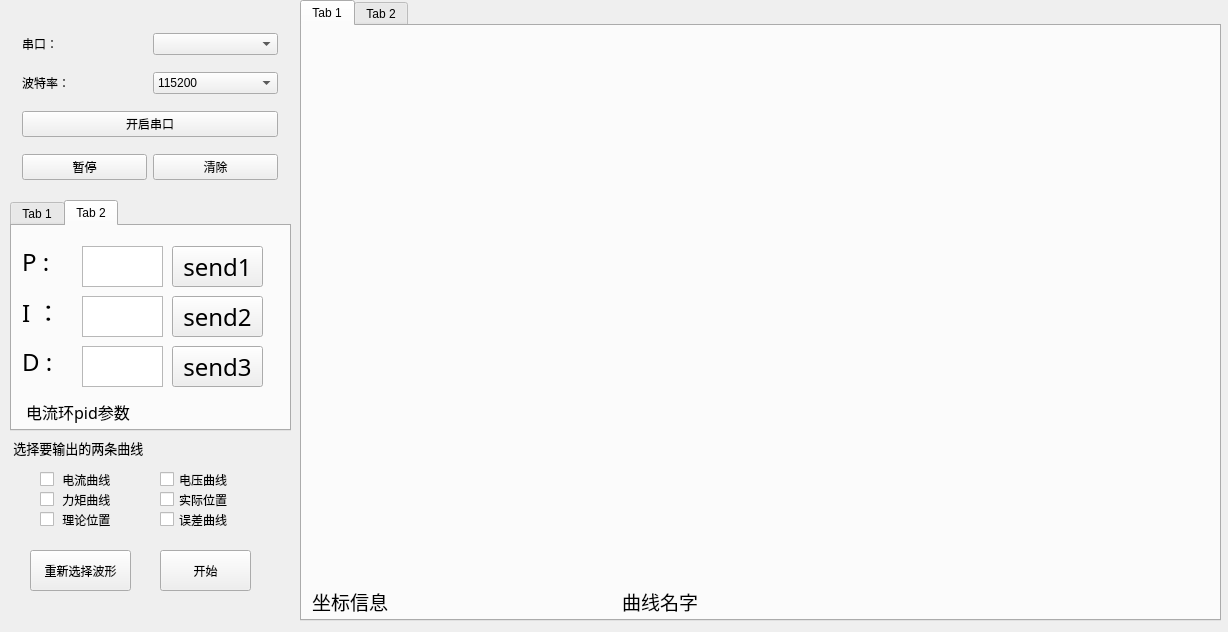
<?xml version="1.0" encoding="UTF-8"?>
<ui version="4.0">
 <class>Widget</class>
 <widget class="QWidget" name="Widget">
  <property name="geometry">
   <rect>
    <x>0</x>
    <y>0</y>
    <width>1228</width>
    <height>632</height>
   </rect>
  </property>
  <property name="windowTitle">
   <string>Widget</string>
  </property>
  <widget class="QWidget" name="widget_2" native="true">
   <property name="geometry">
    <rect>
     <x>11</x>
     <y>11</y>
     <width>278</width>
     <height>191</height>
    </rect>
   </property>
   <property name="styleSheet">
    <string notr="true">font: 18pt &quot;新宋体&quot;;</string>
   </property>
   <layout class="QGridLayout" name="gridLayout">
    <item row="1" column="1">
     <widget class="QComboBox" name="comboBoxBaut">
      <item>
       <property name="text">
        <string>115200</string>
       </property>
      </item>
      <item>
       <property name="text">
        <string>512000</string>
       </property>
      </item>
      <item>
       <property name="text">
        <string>600000</string>
       </property>
      </item>
      <item>
       <property name="text">
        <string>750000</string>
       </property>
      </item>
      <item>
       <property name="text">
        <string>500000</string>
       </property>
      </item>
      <item>
       <property name="text">
        <string>921600</string>
       </property>
      </item>
      <item>
       <property name="text">
        <string>460800</string>
       </property>
      </item>
      <item>
       <property name="text">
        <string>230400</string>
       </property>
      </item>
      <item>
       <property name="text">
        <string>9600</string>
       </property>
      </item>
     </widget>
    </item>
    <item row="0" column="1">
     <widget class="QComboBox" name="comboBoxCom"/>
    </item>
    <item row="0" column="0">
     <widget class="QLabel" name="label">
      <property name="text">
       <string>串口：</string>
      </property>
     </widget>
    </item>
    <item row="1" column="0">
     <widget class="QLabel" name="label_2">
      <property name="text">
       <string>波特率：</string>
      </property>
     </widget>
    </item>
    <item row="4" column="1">
     <widget class="QPushButton" name="pushButtonCW">
      <property name="text">
       <string>清除</string>
      </property>
     </widget>
    </item>
    <item row="3" column="0" colspan="2">
     <widget class="QPushButton" name="pushButtonS">
      <property name="text">
       <string>开启串口</string>
      </property>
     </widget>
    </item>
    <item row="4" column="0">
     <widget class="QPushButton" name="pushButtonCR">
      <property name="text">
       <string>暂停</string>
      </property>
     </widget>
    </item>
   </layout>
  </widget>
  <widget class="QTabWidget" name="tabWidget">
   <property name="geometry">
    <rect>
     <x>300</x>
     <y>0</y>
     <width>921</width>
     <height>621</height>
    </rect>
   </property>
   <property name="currentIndex">
    <number>0</number>
   </property>
   <widget class="QWidget" name="tab">
    <attribute name="title">
     <string>Tab 1</string>
    </attribute>
    <widget class="QLabel" name="label_3">
     <property name="geometry">
      <rect>
       <x>10</x>
       <y>560</y>
       <width>261</width>
       <height>31</height>
      </rect>
     </property>
     <property name="font">
      <font>
       <family>Agency FB</family>
       <pointsize>14</pointsize>
      </font>
     </property>
     <property name="text">
      <string>坐标信息</string>
     </property>
    </widget>
    <widget class="QLabel" name="label_4">
     <property name="geometry">
      <rect>
       <x>320</x>
       <y>560</y>
       <width>231</width>
       <height>31</height>
      </rect>
     </property>
     <property name="font">
      <font>
       <family>Agency FB</family>
       <pointsize>14</pointsize>
      </font>
     </property>
     <property name="text">
      <string>曲线名字</string>
     </property>
    </widget>
    <widget class="QCustomPlot" name="widget" native="true">
     <property name="geometry">
      <rect>
       <x>0</x>
       <y>10</y>
       <width>901</width>
       <height>551</height>
      </rect>
     </property>
    </widget>
   </widget>
   <widget class="QWidget" name="tab_2">
    <attribute name="title">
     <string>Tab 2</string>
    </attribute>
    <widget class="QTextEdit" name="textEdit_2">
     <property name="geometry">
      <rect>
       <x>0</x>
       <y>0</y>
       <width>911</width>
       <height>591</height>
      </rect>
     </property>
    </widget>
   </widget>
  </widget>
  <widget class="QWidget" name="widget_4" native="true">
   <property name="geometry">
    <rect>
     <x>30</x>
     <y>460</y>
     <width>231</width>
     <height>81</height>
    </rect>
   </property>
   <widget class="QCheckBox" name="checkBox">
    <property name="geometry">
     <rect>
      <x>10</x>
      <y>10</y>
      <width>91</width>
      <height>19</height>
     </rect>
    </property>
    <property name="text">
     <string> 电流曲线</string>
    </property>
   </widget>
   <widget class="QCheckBox" name="checkBox_2">
    <property name="geometry">
     <rect>
      <x>130</x>
      <y>10</y>
      <width>91</width>
      <height>19</height>
     </rect>
    </property>
    <property name="text">
     <string>电压曲线</string>
    </property>
   </widget>
   <widget class="QCheckBox" name="checkBox_3">
    <property name="geometry">
     <rect>
      <x>10</x>
      <y>30</y>
      <width>91</width>
      <height>19</height>
     </rect>
    </property>
    <property name="text">
     <string> 力矩曲线</string>
    </property>
   </widget>
   <widget class="QCheckBox" name="checkBox_4">
    <property name="geometry">
     <rect>
      <x>130</x>
      <y>30</y>
      <width>91</width>
      <height>19</height>
     </rect>
    </property>
    <property name="text">
     <string>实际位置</string>
    </property>
   </widget>
   <widget class="QCheckBox" name="checkBox_5">
    <property name="geometry">
     <rect>
      <x>10</x>
      <y>50</y>
      <width>91</width>
      <height>19</height>
     </rect>
    </property>
    <property name="text">
     <string> 理论位置</string>
    </property>
   </widget>
   <widget class="QCheckBox" name="checkBox_6">
    <property name="geometry">
     <rect>
      <x>130</x>
      <y>50</y>
      <width>91</width>
      <height>19</height>
     </rect>
    </property>
    <property name="text">
     <string>误差曲线</string>
    </property>
   </widget>
  </widget>
  <widget class="QLabel" name="label_5">
   <property name="geometry">
    <rect>
     <x>10</x>
     <y>440</y>
     <width>241</width>
     <height>16</height>
    </rect>
   </property>
   <property name="font">
    <font>
     <family>Agency FB</family>
     <pointsize>10</pointsize>
    </font>
   </property>
   <property name="text">
    <string> 选择要输出的两条曲线 </string>
   </property>
  </widget>
  <widget class="QPushButton" name="pushButton">
   <property name="geometry">
    <rect>
     <x>160</x>
     <y>550</y>
     <width>91</width>
     <height>41</height>
    </rect>
   </property>
   <property name="text">
    <string>开始</string>
   </property>
  </widget>
  <widget class="QTabWidget" name="tabWidget_2">
   <property name="geometry">
    <rect>
     <x>10</x>
     <y>200</y>
     <width>281</width>
     <height>231</height>
    </rect>
   </property>
   <property name="currentIndex">
    <number>1</number>
   </property>
   <widget class="QWidget" name="tab_3">
    <attribute name="title">
     <string>Tab 1</string>
    </attribute>
    <widget class="QLabel" name="label_6">
     <property name="geometry">
      <rect>
       <x>10</x>
       <y>30</y>
       <width>51</width>
       <height>21</height>
      </rect>
     </property>
     <property name="font">
      <font>
       <family>宋体</family>
       <pointsize>18</pointsize>
      </font>
     </property>
     <property name="text">
      <string>P :</string>
     </property>
    </widget>
    <widget class="QTextEdit" name="textEdit_3">
     <property name="geometry">
      <rect>
       <x>70</x>
       <y>20</y>
       <width>81</width>
       <height>41</height>
      </rect>
     </property>
     <property name="font">
      <font>
       <family>宋体</family>
       <pointsize>9</pointsize>
      </font>
     </property>
    </widget>
    <widget class="QPushButton" name="pushButton_3">
     <property name="geometry">
      <rect>
       <x>160</x>
       <y>20</y>
       <width>91</width>
       <height>41</height>
      </rect>
     </property>
     <property name="font">
      <font>
       <family>宋体</family>
       <pointsize>18</pointsize>
      </font>
     </property>
     <property name="text">
      <string>send1</string>
     </property>
    </widget>
    <widget class="QLabel" name="label_7">
     <property name="geometry">
      <rect>
       <x>10</x>
       <y>70</y>
       <width>41</width>
       <height>41</height>
      </rect>
     </property>
     <property name="font">
      <font>
       <family>宋体</family>
       <pointsize>18</pointsize>
       <weight>50</weight>
       <bold>false</bold>
      </font>
     </property>
     <property name="text">
      <string>I :</string>
     </property>
    </widget>
    <widget class="QTextEdit" name="textEdit_4">
     <property name="geometry">
      <rect>
       <x>70</x>
       <y>70</y>
       <width>81</width>
       <height>41</height>
      </rect>
     </property>
    </widget>
    <widget class="QPushButton" name="pushButton_4">
     <property name="geometry">
      <rect>
       <x>160</x>
       <y>70</y>
       <width>91</width>
       <height>41</height>
      </rect>
     </property>
     <property name="font">
      <font>
       <family>宋体</family>
       <pointsize>18</pointsize>
      </font>
     </property>
     <property name="text">
      <string>send2</string>
     </property>
    </widget>
    <widget class="QLabel" name="label_8">
     <property name="geometry">
      <rect>
       <x>10</x>
       <y>120</y>
       <width>41</width>
       <height>31</height>
      </rect>
     </property>
     <property name="font">
      <font>
       <family>宋体</family>
       <pointsize>18</pointsize>
      </font>
     </property>
     <property name="text">
      <string>D ：</string>
     </property>
    </widget>
    <widget class="QTextEdit" name="textEdit_5">
     <property name="geometry">
      <rect>
       <x>70</x>
       <y>120</y>
       <width>81</width>
       <height>41</height>
      </rect>
     </property>
    </widget>
    <widget class="QPushButton" name="pushButton_5">
     <property name="geometry">
      <rect>
       <x>160</x>
       <y>120</y>
       <width>91</width>
       <height>41</height>
      </rect>
     </property>
     <property name="font">
      <font>
       <family>宋体</family>
       <pointsize>18</pointsize>
      </font>
     </property>
     <property name="text">
      <string>send2</string>
     </property>
    </widget>
    <widget class="QLabel" name="label_15">
     <property name="geometry">
      <rect>
       <x>0</x>
       <y>170</y>
       <width>221</width>
       <height>31</height>
      </rect>
     </property>
     <property name="font">
      <font>
       <family>宋体</family>
       <pointsize>12</pointsize>
      </font>
     </property>
     <property name="text">
      <string> 位置环和速度pid参数</string>
     </property>
    </widget>
   </widget>
   <widget class="QWidget" name="tab_4">
    <attribute name="title">
     <string>Tab 2</string>
    </attribute>
    <widget class="QLabel" name="label_12">
     <property name="geometry">
      <rect>
       <x>10</x>
       <y>20</y>
       <width>51</width>
       <height>31</height>
      </rect>
     </property>
     <property name="font">
      <font>
       <family>宋体</family>
       <pointsize>18</pointsize>
      </font>
     </property>
     <property name="text">
      <string>P :</string>
     </property>
    </widget>
    <widget class="QLabel" name="label_13">
     <property name="geometry">
      <rect>
       <x>10</x>
       <y>70</y>
       <width>51</width>
       <height>31</height>
      </rect>
     </property>
     <property name="font">
      <font>
       <family>宋体</family>
       <pointsize>18</pointsize>
      </font>
     </property>
     <property name="text">
      <string>I ：</string>
     </property>
    </widget>
    <widget class="QLabel" name="label_14">
     <property name="geometry">
      <rect>
       <x>10</x>
       <y>120</y>
       <width>51</width>
       <height>31</height>
      </rect>
     </property>
     <property name="font">
      <font>
       <family>宋体</family>
       <pointsize>18</pointsize>
      </font>
     </property>
     <property name="text">
      <string>D :</string>
     </property>
    </widget>
    <widget class="QTextEdit" name="textEdit">
     <property name="geometry">
      <rect>
       <x>70</x>
       <y>20</y>
       <width>81</width>
       <height>41</height>
      </rect>
     </property>
    </widget>
    <widget class="QTextEdit" name="textEdit_9">
     <property name="geometry">
      <rect>
       <x>70</x>
       <y>70</y>
       <width>81</width>
       <height>41</height>
      </rect>
     </property>
    </widget>
    <widget class="QTextEdit" name="textEdit_10">
     <property name="geometry">
      <rect>
       <x>70</x>
       <y>120</y>
       <width>81</width>
       <height>41</height>
      </rect>
     </property>
    </widget>
    <widget class="QPushButton" name="pushButton_2">
     <property name="geometry">
      <rect>
       <x>160</x>
       <y>20</y>
       <width>91</width>
       <height>41</height>
      </rect>
     </property>
     <property name="font">
      <font>
       <family>宋体</family>
       <pointsize>18</pointsize>
      </font>
     </property>
     <property name="text">
      <string>send1</string>
     </property>
    </widget>
    <widget class="QPushButton" name="pushButton_9">
     <property name="geometry">
      <rect>
       <x>160</x>
       <y>70</y>
       <width>91</width>
       <height>41</height>
      </rect>
     </property>
     <property name="font">
      <font>
       <family>宋体</family>
       <pointsize>18</pointsize>
      </font>
     </property>
     <property name="text">
      <string>send2</string>
     </property>
    </widget>
    <widget class="QPushButton" name="pushButton_10">
     <property name="geometry">
      <rect>
       <x>160</x>
       <y>120</y>
       <width>91</width>
       <height>41</height>
      </rect>
     </property>
     <property name="font">
      <font>
       <family>宋体</family>
       <pointsize>18</pointsize>
      </font>
     </property>
     <property name="text">
      <string>send3</string>
     </property>
    </widget>
    <widget class="QLabel" name="label_16">
     <property name="geometry">
      <rect>
       <x>10</x>
       <y>170</y>
       <width>151</width>
       <height>31</height>
      </rect>
     </property>
     <property name="font">
      <font>
       <family>宋体</family>
       <pointsize>12</pointsize>
      </font>
     </property>
     <property name="text">
      <string> 电流环pid参数</string>
     </property>
    </widget>
   </widget>
  </widget>
  <widget class="QPushButton" name="pushButton_17">
   <property name="geometry">
    <rect>
     <x>30</x>
     <y>550</y>
     <width>101</width>
     <height>41</height>
    </rect>
   </property>
   <property name="text">
    <string>重新选择波形</string>
   </property>
  </widget>
 </widget>
 <layoutdefault spacing="6" margin="11"/>
 <customwidgets>
  <customwidget>
   <class>QCustomPlot</class>
   <extends>QWidget</extends>
   <header>qcustomplot.h</header>
   <container>1</container>
  </customwidget>
 </customwidgets>
 <resources/>
 <connections/>
</ui>
